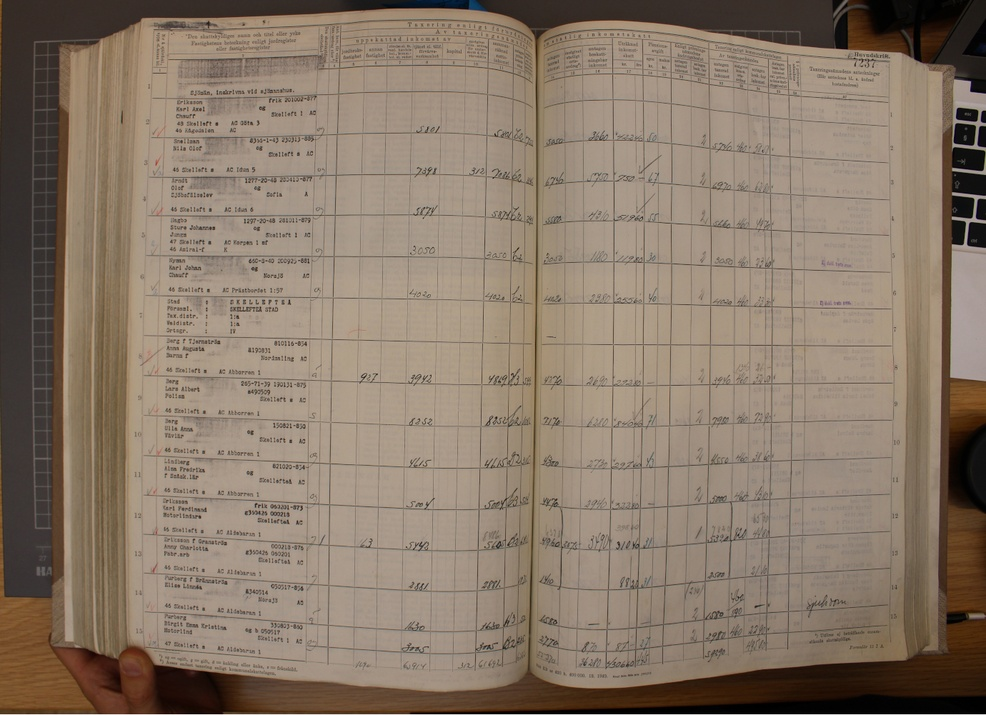
#> input picture IMG_1725.JPG, 986 x 715 px, shrunk from 1380 x 1001 before the run
$ python -i PST.py   (imports and definitions only)   (older library calls are emulated)
#> lines starting #> are read from the running program, lines starting #| are printed output that depends on the picture
"""
Implementation of Phase Stretch Transform (PST) in Python
@author: Madhuri Suthar, Ph.D. candidate, Jalali Lab, Department of Electrical and Computer Engineering,  UCLA
PST or Phase Stretch Transform is a physics-inspired edge detection algorithm that detects intensity variations in an image [1,2].
PST operates on an input greyscale image and outputs an edge map. The output egde map, same as the size of the input image, is binary with
pixel value equal to 1 where the PST operator finds sharp transitions in intensity and 0 elsewhere. The PST operator can also return
a continous level edge map (i.e. without thresholding and morphological operations)
The PST operator cascades Gaussian smoothing, application of a nonlinear frequency-dependent phase kernel in frequency domain and a phase detection in spatial domain.
To implement the first step, an isotropic gaussian filter with a user defined scale (LPF) is designed and operated on the image.
Next, a 2D PST phase kernel is designed in frequency domain and applied to the spectrum of the input image. The output of the transform is the
phase in the spatial domain. The amount of phase applied to the image is frequency dependent with higher amount of phase applied to higher frequency features of the
image. Since sharp transitions, such as edges and corners, contain higher frequencies, PST emphasizes the edge information. Features can
be further enhanced by applying thresholding and morphological operations.
For more information please visit: https://en.wikipedia.org/wiki/Phase_stretch_transform
[out PST_Kernel]= PST(Image,LPF,Phase_strength,Warp_strength, Threshold_min, Threshold_max, Morph_flag) takes the image I and applies
PST phase kernel parameters are described as follows:
Parameters
----------
LPF            : Isotropic Gaussian localization filter Full Width at Half Maximum (FWHM) (min : 0, max : 1)
Phase_strength : PST Kernel Phase Strength (min : 0, max : 1)
Warp_strength  : PST Kernel Warp Strength (min : 0, max : 1)
Threshold_min  : minimum threshold  (min : -1, max : 0)
Threshold_max  : maximum threshold  (min : 0, max : 1)
Morph_flag allows user to compute the analog edge (if Morph_flag=0) or the digital edge (analog edge followed
by thresholding and morphological operations, if Morph_flag=1).
Copyright
---------
PST function  is developed in Jalali Lab at University of California,
Los Angeles (UCLA).  PST is a spin-off from research on the photonic time stretch technique in Jalali lab at UCLA.
More information about the technique can be found in our group
website: http://www.photonics.ucla.edu
This function is provided for research purposes only. A license must be
obtained from the University of California, Los Angeles for any commercial
applications. The software is protected under a US patent.

Citations
---------
1. M. H. Asghari, and B. Jalali, "Edge detection in digital images using dispersive phase stretch," International Journal of Biomedical Imaging, Vol. 2015, Article ID 687819, pp. 1-6 (2015).
2. M. H. Asghari, and B. Jalali, "Physics-inspired image edge detection," IEEE Global Signal and Information Processing Symposium (GlobalSIP 2014), paper: WdBD-L.1, Atlanta, December 2014.
3. M. Suthar, H. Asghari, and B. Jalali, "Feature Enhancement in Visually Impaired Images", IEEE Access 6 (2018): 1407-1415.
4. Y. Han, and B. Jalali, "Photonic time-stretched analog-to-digital converter: Fundamental concepts and practical considerations", Journal of Lightwave Technology 21, no. 12 (2003): 3085.
"""
# Imports
# [] Need to install mahotas library for morphological operations
import math

import cv2
import numpy as np
import mahotas as mh


# Define functions
def cart2pol(x, y):
    theta = np.arctan2(y, x)
    rho = np.hypot(x, y)
    return (theta, rho)


def PST(gs_img):
    # Define various
    # low-pass filtering (also called localization kernel) parameter
    LPF = 0.21  # Gaussian Low Pass Filter
    # PST parameters
    S = 0.48
    W = 12.14
    # Thresholding parameters (for post processing after the edge is computed)
    Threshold_min = -1
    Threshold_max = 0.0019
    # [] Choose to compute the analog or digital edge,
    Morph_flag = 1  # [] To compute analog edge, set Morph_flag=0 and to compute digital edge, set Morph_flag=1
    L = 0.5
    x = np.linspace(-L, L, gs_img.shape[0])
    y = np.linspace(-L, L, gs_img.shape[1])
    [X1, Y1] = (np.meshgrid(x, y))
    X = X1.T
    Y = Y1.T
    [THETA, RHO] = cart2pol(X, Y)
    # print(RHO)

    # Apply localization kernel to the original image to reduce noise
    A = ((np.fft.fft2(gs_img)))
    L = np.fft.fftshift(np.exp(-np.power((np.divide(RHO, math.sqrt((LPF ** 2) / np.log(2)))), 2)))
    # print(L)
    AL = np.real(np.fft.ifft2((np.multiply(A, L))))
    # Constructing the PST Kernel
    PST_Kernel_1 = np.multiply(np.dot(RHO, W), np.arctan(np.dot(RHO, W))) - 0.5 * np.log(
        1 + np.power(np.dot(RHO, W), 2))
    PST_Kernel = PST_Kernel_1 / np.max(PST_Kernel_1) * S
    # Apply the PST Kernel
    temp = np.multiply(np.fft.fftshift(np.exp(-1j * PST_Kernel)), np.fft.fft2(AL))
    B = np.fft.ifft2(temp)

    # Calculate phase of the transformed image
    PHI_features = np.angle(B)

    if Morph_flag == 0:
        out = PHI_features
    else:
        #   find image sharp transitions by thresholding the phase
        features = np.zeros((PHI_features.shape[0], PHI_features.shape[1]))
        features[PHI_features > Threshold_max] = 1  # Bi-threshold decision
        features[PHI_features < Threshold_min] = 1  # as the output phase has both positive and negative values
        features[gs_img < (np.amax(gs_img) / 20)] = 0  # Removing edges in the very dark areas of the image (noise)

        # apply binary morphological operations to clean the transformed image
        out = features
        out = mh.thin(out, 1)
        out = mh.bwperim(out, 4)
        out = mh.thin(out, 1)
        out = mh.erode(out, np.ones((1, 1)));

    return (out, PST_Kernel)

>>> import cv2
>>> picture = cv2.imread('IMG_1725.JPG')
#> picture is the input picture: shape (715, 986, 3); mean B, G, R 105.3, 121.3, 137.7
>>> result = PST(picture)
#> in cart2pol, `theta = np.arctan2(y, x)`:
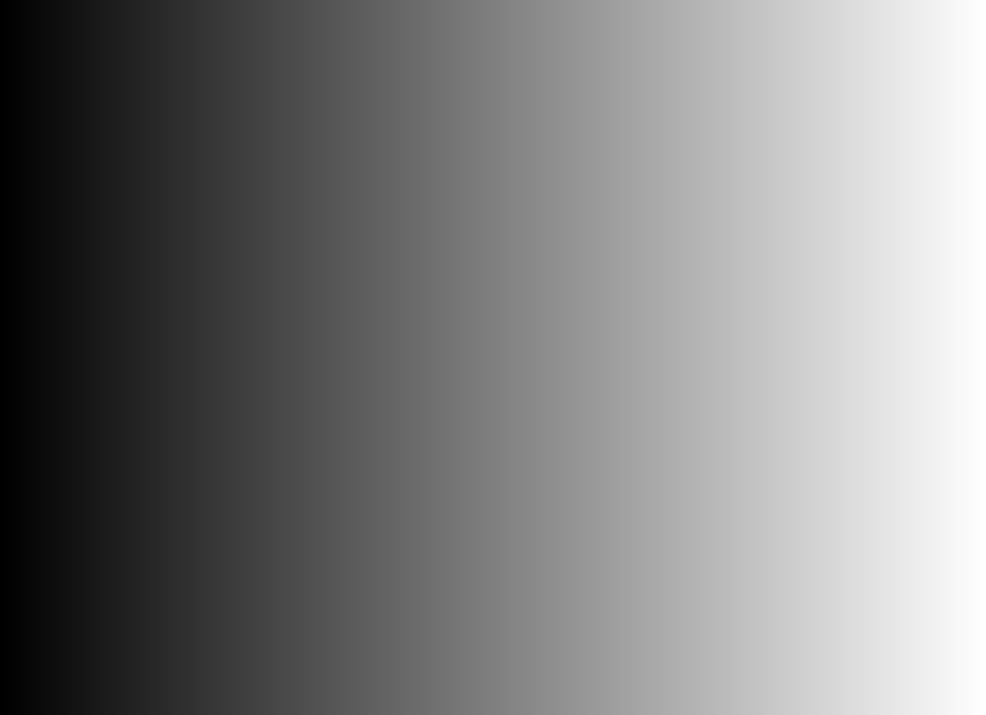
#> y: shape (715, 986) float64; min -0.5, max 0.5, mean -5.16e-18; drawn with min black and max white
#> in cart2pol, `rho = np.hypot(x, y)`:
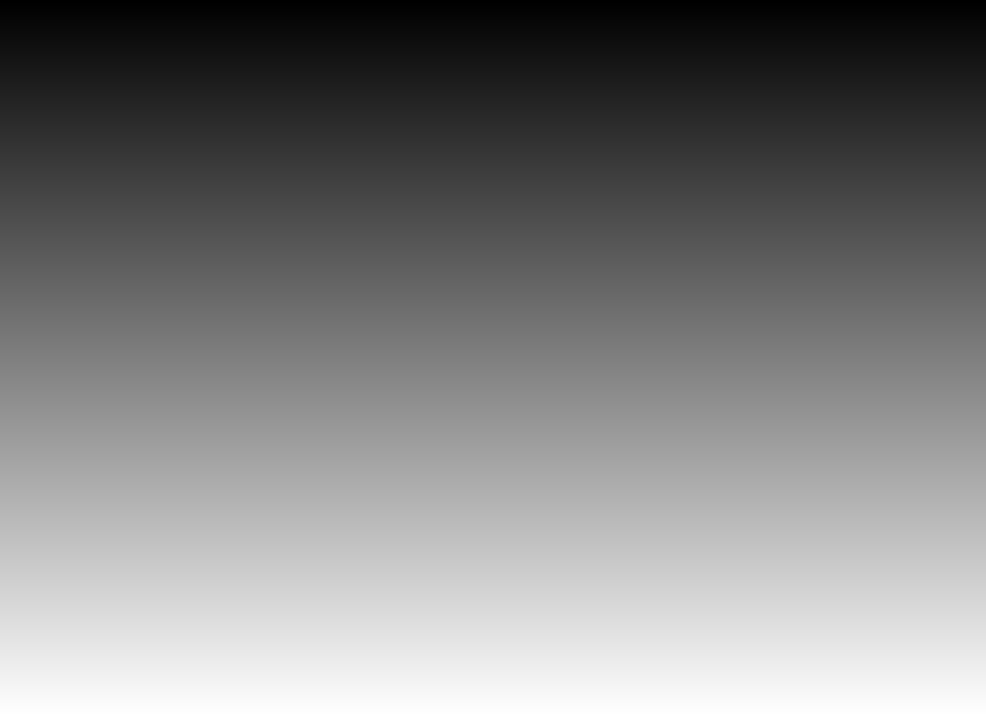
#> x: shape (715, 986) float64; min -0.5, max 0.5, mean 1.57e-17; drawn with min black and max white
#> in PST, `L = np.fft.fftshift(np.exp(-np.power((np.divide(RHO, math.sqrt((LPF **..`:
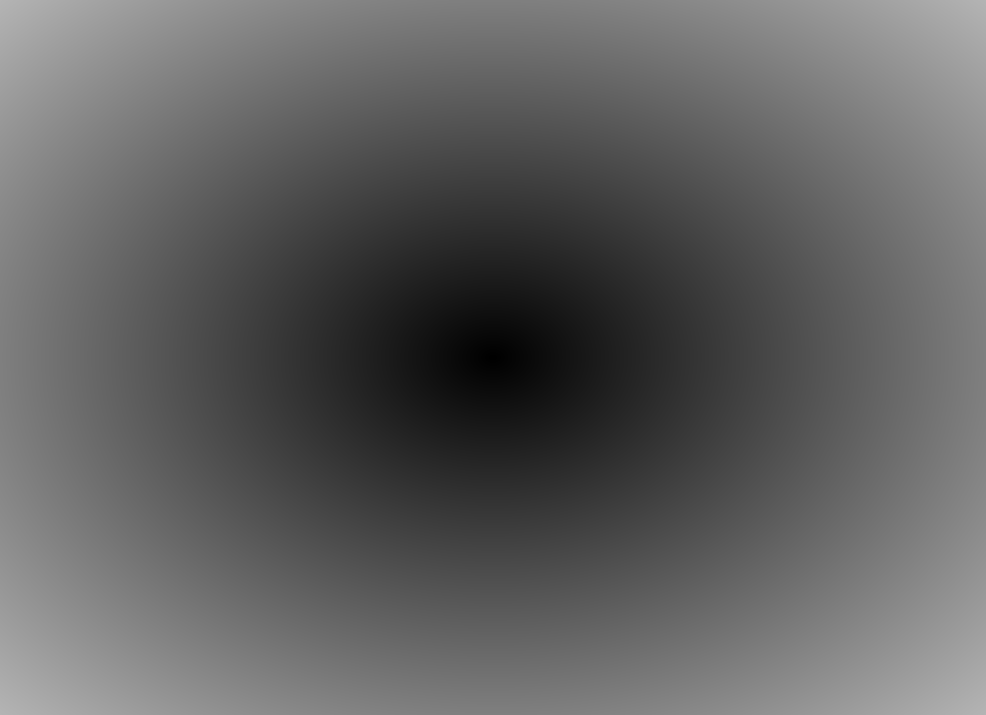
#> RHO: shape (715, 986) float64; min 0.000508, max 0.707, mean 0.383
#> (the run stopped early here; a loop or call above may not have finished)
